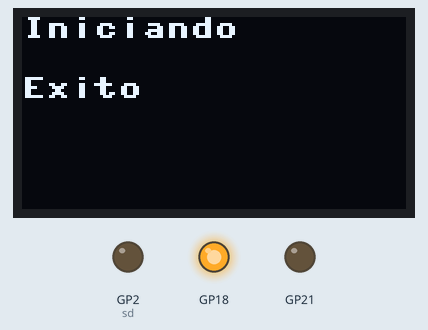
The program below on a simulated Raspberry Pi Pico running MicroPython. On the bench: 128×64 one-colour display, output pins drawn as LEDs (lit = HIGH). Files the program writes start out absent; pins used as bus, display or sensor lines are not drawn; what the program prints to the serial console is not drawn. At 0.1 s the program stops and its outputs stay as they are.

Above: at 0.1 s.
Timing chart, 0 to 1.6 s (numbered marks = the images above):
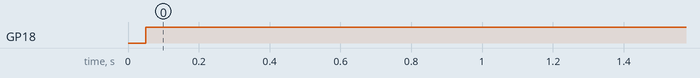

The program:

main.py
```python
from machine import I2C, Pin, SPI, UART
import uos
import time
import sdcard
import ssd1306

Pin(21, Pin.OUT, value=0)

# Pantalla oled
rst = Pin(16, Pin.OUT)
rst.value(1)
scl = Pin(15, Pin.OUT, Pin.PULL_UP)
sda = Pin(4, Pin.OUT, Pin.PULL_UP)
#i2c = I2C(scl=scl, sda=sda, freq=450000)
i2c = I2C(scl=scl, sda=sda, freq=400000)
oled = ssd1306.SSD1306_I2C(128, 64, i2c, addr=0x3c)

oled.fill(0)
oled.text('Iniciando', 0, 0)
oled.show()

# inicializacion modulo SD
Pin(18,Pin.OUT,value=1) #para desactivar LoRa
spi = SPI(sck=Pin(23), miso=Pin(14), mosi=Pin(12))


done = 0
while done < 128:
	try:
		sd = sdcard.SDCard(spi, Pin(2,Pin.OUT))
		vfs =uos.VfsFat(sd)
		uos.mount(vfs, "/")
		done = 255
	except Exception as e:
		oled.pixel(done,30,0xff)
		oled.show()
		done=done+1
		time.sleep(0.2)


gps_data = 'jaldjldjaldjklajsldkjaskj'
filename = 'gps_data.txt'
with open(filename,'w') as f:
    n = f.write(gps_data)
    print(n, 'bytes written')
with open(filename,'r') as f:
    result = f.read()
    print(len(result), 'bytes read')


if done==255:
	oled.text('Exito', 0, 20)
	oled.show()
	print("Exito")
```

Measured:
- by itself, GP18: LOW → HIGH at 0.05 s
